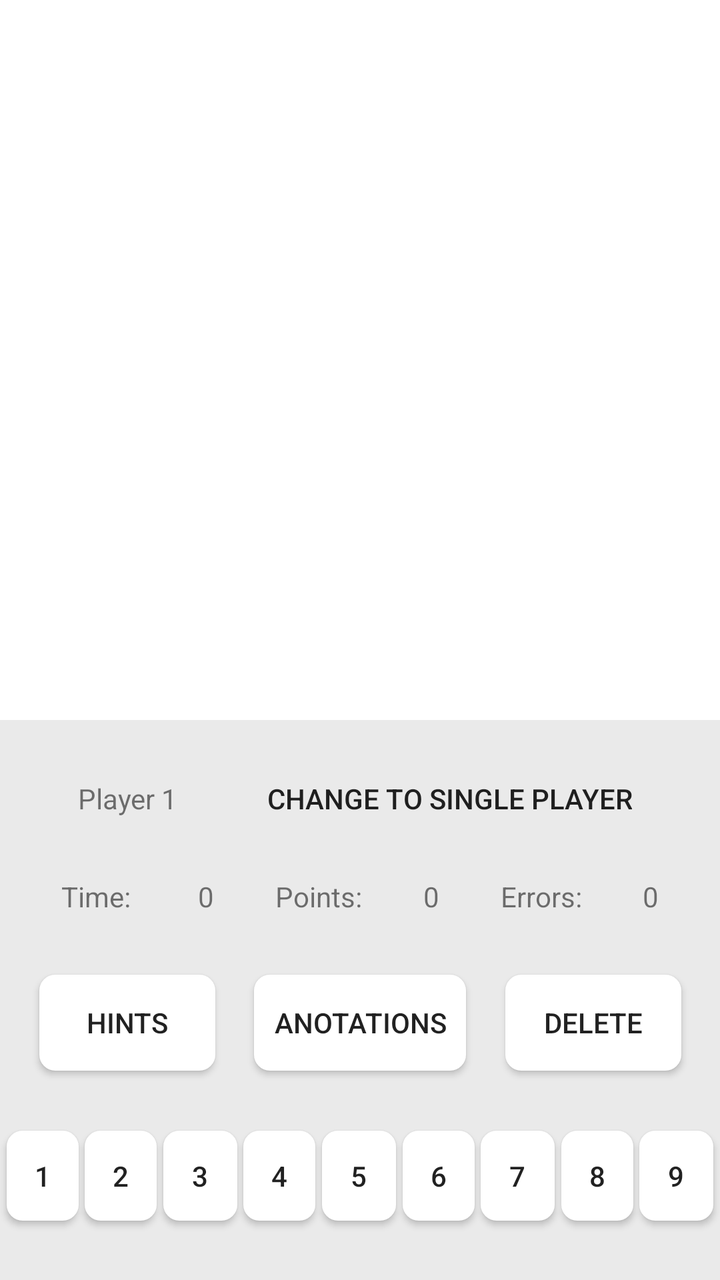
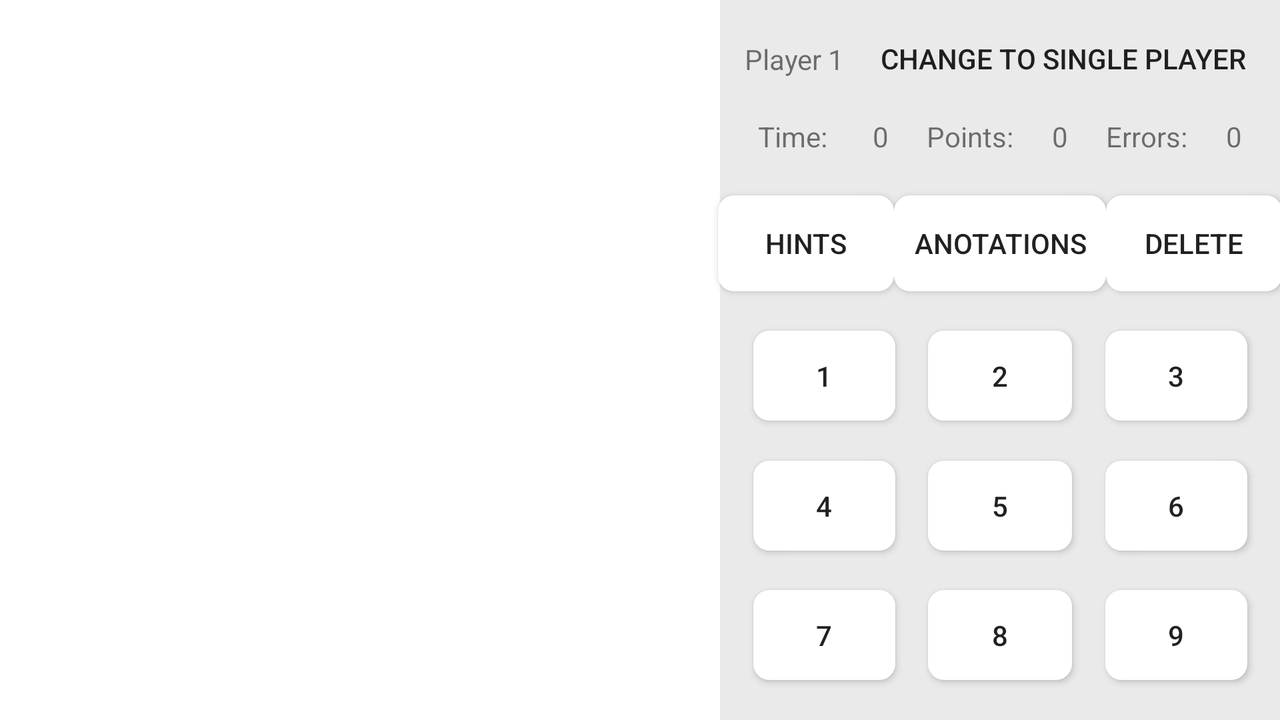

One screen, two layout resources from the same app: the default and the repository's alternative for another configuration. Each is rendered where Android would select it; the XML of both is given below.
<!-- AndroidManifest.xml: application theme AppTheme -->
<!-- res/layout/activity_m3.xml -->
<?xml version="1.0" encoding="utf-8"?>
<androidx.constraintlayout.widget.ConstraintLayout xmlns:android="http://schemas.android.com/apk/res/android"
    xmlns:app="http://schemas.android.com/apk/res-auto"
    xmlns:tools="http://schemas.android.com/tools"
    android:layout_width="match_parent"
    android:layout_height="match_parent"
    android:background="#EAEAEA"
    tools:context=".M3Activity">

    <Button
        android:id="@+id/btAnotationsM2"
        style="@style/WhiteTextButtonLand"
        android:layout_width="wrap_content"
        android:layout_height="wrap_content"
        android:background="@drawable/normal_button_home"
        android:text="@string/anotations"
        app:layout_constraintBottom_toBottomOf="@+id/btHintsM2"
        app:layout_constraintEnd_toStartOf="@+id/btDeleteM2"
        app:layout_constraintHorizontal_bias="0.5"
        app:layout_constraintStart_toEndOf="@+id/btHintsM2"
        app:layout_constraintTop_toTopOf="@+id/btHintsM2" />

    <FrameLayout
        android:id="@+id/flSudokuM2"
        android:layout_width="0dp"
        android:layout_height="0dp"
        android:background="#ffffff"
        app:layout_constraintDimensionRatio="1:1"
        app:layout_constraintEnd_toEndOf="parent"
        app:layout_constraintStart_toStartOf="parent"
        app:layout_constraintTop_toTopOf="parent">

    </FrameLayout>

    <Button
        android:id="@+id/buttonM2"
        style="@style/WhiteTextButtonLand"
        android:layout_width="36dp"
        android:layout_height="45dp"
        android:background="@drawable/normal_button_home"
        android:text="1"
        app:layout_constraintBottom_toBottomOf="parent"
        app:layout_constraintEnd_toStartOf="@+id/button2M2"
        app:layout_constraintHorizontal_bias="0.5"
        app:layout_constraintStart_toStartOf="parent"
        app:layout_constraintTop_toBottomOf="@+id/btHintsM2" />

    <Button
        android:id="@+id/button2M2"
        style="@style/WhiteTextButtonLand"
        android:layout_width="36dp"
        android:layout_height="45dp"
        android:background="@drawable/normal_button_home"
        android:text="2"
        app:layout_constraintBottom_toBottomOf="@+id/buttonM2"
        app:layout_constraintEnd_toStartOf="@+id/button3M2"
        app:layout_constraintHorizontal_bias="0.5"
        app:layout_constraintStart_toEndOf="@+id/buttonM2"
        app:layout_constraintTop_toTopOf="@+id/buttonM2" />

    <Button
        android:id="@+id/button3M2"
        style="@style/WhiteTextButtonLand"
        android:layout_width="37dp"
        android:layout_height="45dp"
        android:background="@drawable/normal_button_home"
        android:text="3"
        app:layout_constraintBottom_toBottomOf="@+id/button2M2"
        app:layout_constraintEnd_toStartOf="@+id/button4M2"
        app:layout_constraintHorizontal_bias="0.5"
        app:layout_constraintStart_toEndOf="@+id/button2M2"
        app:layout_constraintTop_toTopOf="@+id/button2M2" />

    <Button
        android:id="@+id/button4M2"
        style="@style/WhiteTextButtonLand"
        android:layout_width="36dp"
        android:layout_height="45dp"
        android:background="@drawable/normal_button_home"
        android:text="4"
        app:layout_constraintBottom_toBottomOf="@+id/button3M2"
        app:layout_constraintEnd_toStartOf="@+id/button5M2"
        app:layout_constraintHorizontal_bias="0.5"
        app:layout_constraintStart_toEndOf="@+id/button3M2"
        app:layout_constraintTop_toTopOf="@+id/button3M2" />

    <Button
        android:id="@+id/button5M2"
        style="@style/WhiteTextButtonLand"
        android:layout_width="37dp"
        android:layout_height="45dp"
        android:background="@drawable/normal_button_home"
        android:text="5"
        app:layout_constraintBottom_toBottomOf="@+id/button4M2"
        app:layout_constraintEnd_toStartOf="@+id/button6M2"
        app:layout_constraintHorizontal_bias="0.5"
        app:layout_constraintStart_toEndOf="@+id/button4M2"
        app:layout_constraintTop_toTopOf="@+id/button4M2" />

    <Button
        android:id="@+id/button6M2"
        style="@style/WhiteTextButtonLand"
        android:layout_width="36dp"
        android:layout_height="45dp"
        android:background="@drawable/normal_button_home"
        android:text="6"
        app:layout_constraintBottom_toBottomOf="@+id/button5M2"
        app:layout_constraintEnd_toStartOf="@+id/button7M2"
        app:layout_constraintHorizontal_bias="0.5"
        app:layout_constraintStart_toEndOf="@+id/button5M2"
        app:layout_constraintTop_toTopOf="@+id/button5M2" />

    <Button
        android:id="@+id/button7M2"
        style="@style/WhiteTextButtonLand"
        android:layout_width="37dp"
        android:layout_height="45dp"
        android:background="@drawable/normal_button_home"
        android:text="7"
        app:layout_constraintBottom_toBottomOf="@+id/button6M2"
        app:layout_constraintEnd_toStartOf="@+id/button8M2"
        app:layout_constraintHorizontal_bias="0.5"
        app:layout_constraintStart_toEndOf="@+id/button6M2"
        app:layout_constraintTop_toTopOf="@+id/button6M2" />

    <Button
        android:id="@+id/button8M2"
        style="@style/WhiteTextButtonLand"
        android:layout_width="36dp"
        android:layout_height="45dp"
        android:background="@drawable/normal_button_home"
        android:text="8"
        app:layout_constraintBottom_toBottomOf="@+id/button7M2"
        app:layout_constraintEnd_toStartOf="@+id/button9M2"
        app:layout_constraintHorizontal_bias="0.5"
        app:layout_constraintStart_toEndOf="@+id/button7M2"
        app:layout_constraintTop_toTopOf="@+id/button7M2" />

    <Button
        android:id="@+id/button9M2"
        style="@style/WhiteTextButtonLand"
        android:layout_width="37dp"
        android:layout_height="45dp"
        android:background="@drawable/normal_button_home"
        android:text="9"
        app:layout_constraintBottom_toBottomOf="@+id/button8M2"
        app:layout_constraintEnd_toEndOf="parent"
        app:layout_constraintHorizontal_bias="0.5"
        app:layout_constraintStart_toEndOf="@+id/button8M2"
        app:layout_constraintTop_toTopOf="@+id/button8M2" />

    <Button
        android:id="@+id/btHintsM2"
        style="@style/WhiteTextButtonLand"
        android:layout_width="wrap_content"
        android:layout_height="wrap_content"
        android:background="@drawable/normal_button_home"
        android:text="@string/hints"
        app:layout_constraintBottom_toTopOf="@+id/buttonM2"
        app:layout_constraintEnd_toStartOf="@+id/btAnotationsM2"
        app:layout_constraintHorizontal_bias="0.5"
        app:layout_constraintStart_toStartOf="parent"
        app:layout_constraintTop_toBottomOf="@+id/textViewM2" />

    <Button
        android:id="@+id/btDeleteM2"
        style="@style/WhiteTextButtonLand"
        android:layout_width="wrap_content"
        android:layout_height="wrap_content"
        android:background="@drawable/normal_button_home"
        android:text="@string/delete"
        app:layout_constraintBottom_toBottomOf="@+id/btAnotationsM2"
        app:layout_constraintEnd_toEndOf="parent"
        app:layout_constraintHorizontal_bias="0.5"
        app:layout_constraintStart_toEndOf="@+id/btAnotationsM2"
        app:layout_constraintTop_toTopOf="@+id/btAnotationsM2" />

    <TextView
        android:id="@+id/textViewM2"
        android:layout_width="wrap_content"
        android:layout_height="wrap_content"
        android:text="Time: "
        app:layout_constraintBottom_toTopOf="@+id/btHintsM2"
        app:layout_constraintEnd_toStartOf="@+id/tvTimerM2"
        app:layout_constraintHorizontal_bias="0.5"
        app:layout_constraintStart_toStartOf="parent"
        app:layout_constraintTop_toBottomOf="@+id/tvPlayerNameM2" />

    <TextView
        android:id="@+id/textView2M2"
        android:layout_width="wrap_content"
        android:layout_height="wrap_content"
        android:text="Points:"
        app:layout_constraintBottom_toBottomOf="@+id/tvTimerM2"
        app:layout_constraintEnd_toStartOf="@+id/textView5M2"
        app:layout_constraintHorizontal_bias="0.5"
        app:layout_constraintStart_toEndOf="@+id/tvTimerM2"
        app:layout_constraintTop_toTopOf="@+id/tvTimerM2" />

    <TextView
        android:id="@+id/textView3M2"
        android:layout_width="wrap_content"
        android:layout_height="wrap_content"
        android:text="@string/errors"
        app:layout_constraintBottom_toBottomOf="@+id/textView5M2"
        app:layout_constraintEnd_toStartOf="@+id/textView6M2"
        app:layout_constraintHorizontal_bias="0.5"
        app:layout_constraintStart_toEndOf="@+id/textView5M2"
        app:layout_constraintTop_toTopOf="@+id/textView5M2" />

    <TextView
        android:id="@+id/tvTimerM2"
        android:layout_width="wrap_content"
        android:layout_height="wrap_content"
        android:text="0"
        app:layout_constraintBottom_toBottomOf="@+id/textViewM2"
        app:layout_constraintEnd_toStartOf="@+id/textView2M2"
        app:layout_constraintHorizontal_bias="0.5"
        app:layout_constraintStart_toEndOf="@+id/textViewM2"
        app:layout_constraintTop_toTopOf="@+id/textViewM2" />

    <TextView
        android:id="@+id/textView5M2"
        android:layout_width="wrap_content"
        android:layout_height="wrap_content"
        android:text="0"
        app:layout_constraintBottom_toBottomOf="@+id/textView2M2"
        app:layout_constraintEnd_toStartOf="@+id/textView3M2"
        app:layout_constraintHorizontal_bias="0.5"
        app:layout_constraintStart_toEndOf="@+id/textView2M2"
        app:layout_constraintTop_toTopOf="@+id/textView2M2" />

    <TextView
        android:id="@+id/textView6M2"
        android:layout_width="wrap_content"
        android:layout_height="wrap_content"
        android:text="0"
        app:layout_constraintBottom_toBottomOf="@+id/textView3M2"
        app:layout_constraintEnd_toEndOf="parent"
        app:layout_constraintHorizontal_bias="0.5"
        app:layout_constraintStart_toEndOf="@+id/textView3M2"
        app:layout_constraintTop_toTopOf="@+id/textView3M2" />

    <TextView
        android:id="@+id/tvPlayerNameM2"
        android:layout_width="wrap_content"
        android:layout_height="wrap_content"
        android:text="@string/player1"
        app:layout_constraintBottom_toTopOf="@+id/textViewM2"
        app:layout_constraintEnd_toEndOf="parent"
        app:layout_constraintEnd_toStartOf="@+id/btChangeM2ToM1"
        app:layout_constraintHorizontal_bias="0.5"
        app:layout_constraintStart_toStartOf="parent"
        app:layout_constraintTop_toBottomOf="@+id/flSudokuM2" />

    <Button
        android:id="@+id/btChangeM2ToM1"
        style="@style/WhiteTextButtonLand"
        android:layout_width="wrap_content"
        android:layout_height="wrap_content"
        android:background="@drawable/small_buttton"
        android:text="@string/change_to_m1"
        app:layout_constraintBottom_toBottomOf="@+id/tvPlayerNameM2"
        app:layout_constraintEnd_toEndOf="parent"
        app:layout_constraintHorizontal_bias="0.5"
        app:layout_constraintStart_toEndOf="@+id/tvPlayerNameM2"
        app:layout_constraintTop_toTopOf="@+id/tvPlayerNameM2" />

</androidx.constraintlayout.widget.ConstraintLayout>
<!-- resources referenced by this layout -->
<resources>
  <!-- drawable normal_button_home (drawable) -->
  <?xml version="1.0" encoding="utf-8"?>
  <selector xmlns:android="http://schemas.android.com/apk/res/android">
  
      <item>
          <shape>
              <solid android:color="#FFFFFF"/>
              <corners android:bottomLeftRadius="8dp"
                  android:bottomRightRadius="8dp"
                  android:topLeftRadius="8dp"
                  android:topRightRadius="8dp"/>
              <padding  android:left="10dp"  android:top="10dp" android:right="10dp" android:bottom="10dp" />
          </shape>
      </item>
  </selector>
  <!-- drawable small_buttton (drawable) -->
  <?xml version="1.0" encoding="utf-8"?>
  <selector xmlns:android="http://schemas.android.com/apk/res/android">
      <item>
          <shape>
              <corners android:bottomLeftRadius="8dp"
                  android:bottomRightRadius="8dp"
                  android:topLeftRadius="8dp"
                  android:topRightRadius="8dp"/>
              <padding  android:left="5dp" android:right="5dp" />
          </shape>
      </item>
  </selector>
  <string name="anotations">Anotations</string>
  <string name="change_to_m1">Change to single player</string>
  <string name="delete">Delete</string>
  <string name="errors">Errors:</string>
  <string name="hints">Hints</string>
  <string name="player1">Player 1</string>
  <style name="AppTheme" parent="Theme.AppCompat.Light.DarkActionBar">
          
          <item name="colorPrimary">@color/colorPrimary</item>
          <item name="colorPrimaryDark">@color/colorPrimaryDark</item>
          <item name="colorAccent">@color/colorAccent</item>
      </style>
  <color name="colorPrimary">#005F85</color>
  <color name="colorPrimaryDark">#004A57</color>
  <color name="colorAccent">#014E6B</color>
</resources>
<!-- res/layout-land/activity_m3.xml (the repository's variant of the layout above) -->
<!-- drawn on the phone turned sideways -->
<?xml version="1.0" encoding="utf-8"?>
<androidx.constraintlayout.widget.ConstraintLayout xmlns:android="http://schemas.android.com/apk/res/android"
    xmlns:app="http://schemas.android.com/apk/res-auto"
    xmlns:tools="http://schemas.android.com/tools"
    android:layout_width="match_parent"
    android:layout_height="match_parent"
    android:background="#EAEAEA"
    tools:context=".M3Activity">

    <FrameLayout
        android:id="@+id/flSudokuM2"
        android:layout_width="0dp"
        android:layout_height="0dp"
        android:background="#ffffff"
        app:layout_constraintBottom_toBottomOf="parent"
        app:layout_constraintDimensionRatio="1:1"
        app:layout_constraintStart_toStartOf="parent"
        app:layout_constraintTop_toTopOf="parent">

    </FrameLayout>

    <Button
        android:id="@+id/btAnotationsM2"
        style="@style/WhiteTextButtonLand"
        android:layout_width="wrap_content"
        android:layout_height="wrap_content"
        android:background="@drawable/normal_button_home"
        android:text="@string/anotations"
        app:layout_constraintBottom_toBottomOf="@+id/btHintsM2"
        app:layout_constraintEnd_toStartOf="@+id/btDeleteM2"
        app:layout_constraintHorizontal_bias="0.5"
        app:layout_constraintStart_toEndOf="@+id/btHintsM2"
        app:layout_constraintTop_toTopOf="@+id/btHintsM2" />

    <Button
        android:id="@+id/btHintsM2"
        style="@style/WhiteTextButtonLand"
        android:layout_width="wrap_content"
        android:layout_height="wrap_content"
        android:background="@drawable/normal_button_home"
        android:text="@string/hints"
        app:layout_constraintBottom_toTopOf="@+id/buttonM2"
        app:layout_constraintEnd_toStartOf="@+id/btAnotationsM2"
        app:layout_constraintHorizontal_bias="0.5"
        app:layout_constraintStart_toEndOf="@+id/flSudokuM2"
        app:layout_constraintTop_toBottomOf="@+id/textViewM2" />

    <Button
        android:id="@+id/btDeleteM2"
        style="@style/WhiteTextButtonLand"
        android:layout_width="wrap_content"
        android:layout_height="wrap_content"
        android:background="@drawable/normal_button_home"
        android:text="@string/delete"
        app:layout_constraintBottom_toBottomOf="@+id/btAnotationsM2"
        app:layout_constraintEnd_toEndOf="parent"
        app:layout_constraintHorizontal_bias="0.5"
        app:layout_constraintStart_toEndOf="@+id/btAnotationsM2"
        app:layout_constraintTop_toTopOf="@+id/btAnotationsM2" />

    <Button
        android:id="@+id/button2M2"
        style="@style/WhiteTextButtonLand"
        android:layout_width="72dp"
        android:layout_height="45dp"
        android:background="@drawable/normal_button_home"
        android:text="2"
        app:layout_constraintBottom_toBottomOf="@+id/buttonM2"
        app:layout_constraintEnd_toStartOf="@+id/button3M2"
        app:layout_constraintHorizontal_bias="0.5"
        app:layout_constraintStart_toEndOf="@+id/buttonM2"
        app:layout_constraintTop_toTopOf="@+id/buttonM2" />

    <Button
        android:id="@+id/buttonM2"
        style="@style/WhiteTextButtonLand"
        android:layout_width="71dp"
        android:layout_height="45dp"
        android:background="@drawable/normal_button_home"
        android:text="1"
        app:layout_constraintBottom_toTopOf="@+id/button4M2"
        app:layout_constraintEnd_toStartOf="@+id/button2M2"
        app:layout_constraintHorizontal_bias="0.5"
        app:layout_constraintStart_toEndOf="@+id/flSudokuM2"
        app:layout_constraintTop_toBottomOf="@+id/btHintsM2" />

    <Button
        android:id="@+id/button3M2"
        style="@style/WhiteTextButtonLand"
        android:layout_width="71dp"
        android:layout_height="45dp"
        android:background="@drawable/normal_button_home"
        android:text="3"
        app:layout_constraintBottom_toBottomOf="@+id/button2M2"
        app:layout_constraintEnd_toEndOf="parent"
        app:layout_constraintHorizontal_bias="0.5"
        app:layout_constraintStart_toEndOf="@+id/button2M2"
        app:layout_constraintTop_toTopOf="@+id/button2M2" />

    <Button
        android:id="@+id/button5M2"
        style="@style/WhiteTextButtonLand"
        android:layout_width="72dp"
        android:layout_height="45dp"
        android:background="@drawable/normal_button_home"
        android:text="5"
        app:layout_constraintBottom_toBottomOf="@+id/button4M2"
        app:layout_constraintEnd_toStartOf="@+id/button6M2"
        app:layout_constraintHorizontal_bias="0.5"
        app:layout_constraintStart_toEndOf="@+id/button4M2"
        app:layout_constraintTop_toTopOf="@+id/button4M2" />

    <Button
        android:id="@+id/button4M2"
        style="@style/WhiteTextButtonLand"
        android:layout_width="71dp"
        android:layout_height="45dp"
        android:background="@drawable/normal_button_home"
        android:text="4"
        app:layout_constraintBottom_toTopOf="@+id/button7M2"
        app:layout_constraintEnd_toStartOf="@+id/button5M2"
        app:layout_constraintHorizontal_bias="0.5"
        app:layout_constraintStart_toEndOf="@+id/flSudokuM2"
        app:layout_constraintTop_toBottomOf="@+id/buttonM2" />

    <Button
        android:id="@+id/button6M2"
        style="@style/WhiteTextButtonLand"
        android:layout_width="71dp"
        android:layout_height="45dp"
        android:background="@drawable/normal_button_home"
        android:text="6"
        app:layout_constraintBottom_toBottomOf="@+id/button5M2"
        app:layout_constraintEnd_toEndOf="parent"
        app:layout_constraintHorizontal_bias="0.5"
        app:layout_constraintStart_toEndOf="@+id/button5M2"
        app:layout_constraintTop_toTopOf="@+id/button5M2" />

    <Button
        android:id="@+id/button7M2"
        style="@style/WhiteTextButtonLand"
        android:layout_width="71dp"
        android:layout_height="45dp"
        android:background="@drawable/normal_button_home"
        android:text="7"
        app:layout_constraintBottom_toBottomOf="parent"
        app:layout_constraintEnd_toStartOf="@+id/button8M2"
        app:layout_constraintHorizontal_bias="0.5"
        app:layout_constraintStart_toEndOf="@+id/flSudokuM2"
        app:layout_constraintTop_toBottomOf="@+id/button4M2" />

    <Button
        android:id="@+id/button9M2"
        style="@style/WhiteTextButtonLand"
        android:layout_width="71dp"
        android:layout_height="45dp"
        android:background="@drawable/normal_button_home"
        android:text="9"
        app:layout_constraintBottom_toBottomOf="@+id/button8M2"
        app:layout_constraintEnd_toEndOf="parent"
        app:layout_constraintHorizontal_bias="0.5"
        app:layout_constraintStart_toEndOf="@+id/button8M2"
        app:layout_constraintTop_toTopOf="@+id/button8M2" />

    <Button
        android:id="@+id/button8M2"
        style="@style/WhiteTextButtonLand"
        android:layout_width="72dp"
        android:layout_height="45dp"
        android:background="@drawable/normal_button_home"
        android:text="8"
        app:layout_constraintBottom_toBottomOf="@+id/button7M2"
        app:layout_constraintEnd_toStartOf="@+id/button9M2"
        app:layout_constraintHorizontal_bias="0.5"
        app:layout_constraintStart_toEndOf="@+id/button7M2"
        app:layout_constraintTop_toTopOf="@+id/button7M2" />

    <TextView
        android:id="@+id/textView3M2"
        android:layout_width="wrap_content"
        android:layout_height="wrap_content"
        android:text="@string/errors"
        app:layout_constraintBottom_toBottomOf="@+id/textView5M2"
        app:layout_constraintEnd_toStartOf="@+id/textView6M2"
        app:layout_constraintHorizontal_bias="0.5"
        app:layout_constraintStart_toEndOf="@+id/textView5M2"
        app:layout_constraintTop_toTopOf="@+id/textView5M2" />

    <TextView
        android:id="@+id/textViewM2"
        android:layout_width="wrap_content"
        android:layout_height="wrap_content"
        android:text="Time: "
        app:layout_constraintBottom_toTopOf="@+id/btHintsM2"
        app:layout_constraintEnd_toStartOf="@+id/tvTimerM2"
        app:layout_constraintHorizontal_bias="0.5"
        app:layout_constraintStart_toEndOf="@+id/flSudokuM2"
        app:layout_constraintTop_toBottomOf="@+id/tvPlayerNameM2" />

    <TextView
        android:id="@+id/textView2M2"
        android:layout_width="wrap_content"
        android:layout_height="wrap_content"
        android:text="Points:"
        app:layout_constraintBottom_toBottomOf="@+id/tvTimerM2"
        app:layout_constraintEnd_toStartOf="@+id/textView5M2"
        app:layout_constraintHorizontal_bias="0.5"
        app:layout_constraintStart_toEndOf="@+id/tvTimerM2"
        app:layout_constraintTop_toTopOf="@+id/tvTimerM2" />

    <TextView
        android:id="@+id/textView5M2"
        android:layout_width="wrap_content"
        android:layout_height="wrap_content"
        android:text="0"
        app:layout_constraintBottom_toBottomOf="@+id/textView2M2"
        app:layout_constraintEnd_toStartOf="@+id/textView3M2"
        app:layout_constraintHorizontal_bias="0.5"
        app:layout_constraintStart_toEndOf="@+id/textView2M2"
        app:layout_constraintTop_toTopOf="@+id/textView2M2" />

    <TextView
        android:id="@+id/textView6M2"
        android:layout_width="wrap_content"
        android:layout_height="wrap_content"
        android:text="0"
        app:layout_constraintBottom_toBottomOf="@+id/textView3M2"
        app:layout_constraintEnd_toEndOf="parent"
        app:layout_constraintHorizontal_bias="0.5"
        app:layout_constraintStart_toEndOf="@+id/textView3M2"
        app:layout_constraintTop_toTopOf="@+id/textView3M2" />

    <TextView
        android:id="@+id/tvTimerM2"
        android:layout_width="wrap_content"
        android:layout_height="wrap_content"
        android:text="0"
        app:layout_constraintBottom_toBottomOf="@+id/textViewM2"
        app:layout_constraintEnd_toStartOf="@+id/textView2M2"
        app:layout_constraintHorizontal_bias="0.5"
        app:layout_constraintStart_toEndOf="@+id/textViewM2"
        app:layout_constraintTop_toTopOf="@+id/textViewM2" />

    <TextView
        android:id="@+id/tvPlayerNameM2"
        android:layout_width="wrap_content"
        android:layout_height="wrap_content"
        android:text="@string/player1"
        app:layout_constraintBottom_toTopOf="@+id/textViewM2"
        app:layout_constraintEnd_toEndOf="parent"
        app:layout_constraintEnd_toStartOf="@+id/btChangeM2ToM1"
        app:layout_constraintHorizontal_bias="0.5"
        app:layout_constraintStart_toEndOf="@+id/flSudokuM2"
        app:layout_constraintTop_toTopOf="parent" />

    <Button
        android:id="@+id/btChangeM2ToM1"
        style="@style/WhiteTextButtonLand"
        android:layout_width="wrap_content"
        android:layout_height="wrap_content"
        android:background="@drawable/small_buttton"
        android:text="@string/change_to_m1"
        app:layout_constraintBottom_toBottomOf="@+id/tvPlayerNameM2"
        app:layout_constraintEnd_toEndOf="parent"
        app:layout_constraintHorizontal_bias="0.5"
        app:layout_constraintStart_toEndOf="@+id/tvPlayerNameM2"
        app:layout_constraintTop_toTopOf="@+id/tvPlayerNameM2" />

</androidx.constraintlayout.widget.ConstraintLayout>
